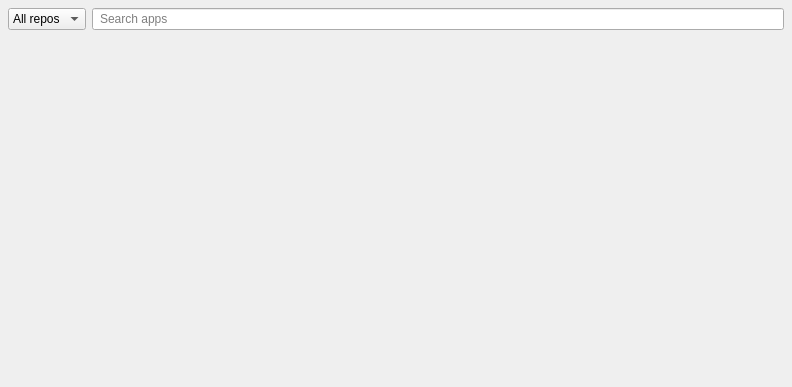
<?xml version="1.0" encoding="UTF-8"?>
<ui version="4.0">
 <class>addAppDialog</class>
 <widget class="QDialog" name="addAppDialog">
  <property name="geometry">
   <rect>
    <x>0</x>
    <y>0</y>
    <width>792</width>
    <height>387</height>
   </rect>
  </property>
  <property name="sizePolicy">
   <sizepolicy hsizetype="Preferred" vsizetype="Preferred">
    <horstretch>1</horstretch>
    <verstretch>0</verstretch>
   </sizepolicy>
  </property>
  <property name="minimumSize">
   <size>
    <width>792</width>
    <height>387</height>
   </size>
  </property>
  <property name="windowTitle">
   <string>Dialog</string>
  </property>
  <property name="sizeGripEnabled">
   <bool>false</bool>
  </property>
  <property name="modal">
   <bool>false</bool>
  </property>
  <layout class="QVBoxLayout" name="verticalLayout">
   <property name="spacing">
    <number>0</number>
   </property>
   <property name="leftMargin">
    <number>8</number>
   </property>
   <property name="topMargin">
    <number>8</number>
   </property>
   <property name="rightMargin">
    <number>8</number>
   </property>
   <property name="bottomMargin">
    <number>8</number>
   </property>
   <item>
    <widget class="QWidget" name="widget" native="true">
     <property name="sizePolicy">
      <sizepolicy hsizetype="Preferred" vsizetype="Preferred">
       <horstretch>0</horstretch>
       <verstretch>0</verstretch>
      </sizepolicy>
     </property>
     <layout class="QGridLayout" name="gridLayout_2">
      <property name="leftMargin">
       <number>0</number>
      </property>
      <property name="topMargin">
       <number>0</number>
      </property>
      <property name="rightMargin">
       <number>0</number>
      </property>
      <property name="bottomMargin">
       <number>0</number>
      </property>
      <item row="0" column="0">
       <widget class="QComboBox" name="comboBox">
        <property name="sizePolicy">
         <sizepolicy hsizetype="Fixed" vsizetype="Fixed">
          <horstretch>0</horstretch>
          <verstretch>0</verstretch>
         </sizepolicy>
        </property>
        <item>
         <property name="text">
          <string>All repos</string>
         </property>
        </item>
       </widget>
      </item>
      <item row="0" column="1">
       <widget class="QLineEdit" name="keySearch">
        <property name="focusPolicy">
         <enum>Qt::StrongFocus</enum>
        </property>
        <property name="styleSheet">
         <string notr="true">padding: 2 2 2 5;</string>
        </property>
        <property name="placeholderText">
         <string>Search apps</string>
        </property>
       </widget>
      </item>
     </layout>
    </widget>
   </item>
   <item>
    <widget class="QScrollArea" name="scrollArea">
     <property name="frameShape">
      <enum>QFrame::NoFrame</enum>
     </property>
     <property name="frameShadow">
      <enum>QFrame::Plain</enum>
     </property>
     <property name="widgetResizable">
      <bool>true</bool>
     </property>
     <widget class="QWidget" name="scrollAreaWidgetContents">
      <property name="geometry">
       <rect>
        <x>0</x>
        <y>0</y>
        <width>776</width>
        <height>339</height>
       </rect>
      </property>
     </widget>
    </widget>
   </item>
  </layout>
 </widget>
 <resources/>
 <connections/>
</ui>
